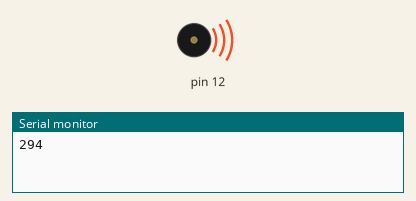
This sketch was run on a simulated Arduino Uno, built with avr-gcc and run on an emulated ATmega328P. Parts: buzzer (waves = sounding), the last lines printed to the serial monitor.

Above: at 0.1 s.
At 38.68 s:
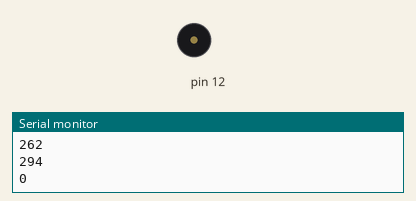
Timing chart, 0 to 40.0 s (numbered marks = the images above):
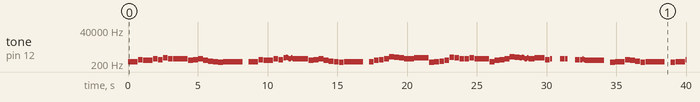

Measured:
- by itself, tone on pin 12: plays 294 Hz for 0.68 s, 392 Hz for 0.34 s, 370 Hz for 0.68 s, 440 Hz for 0.34 s, 392 Hz for 0.34 s, 523 Hz for 0.34 s … (89 notes in this stretch)

The sketch:

music_test.ino
```cpp
/*Arduino speaker song tutorial
  This program will play the theme song of the Malayalam movie
  'Ennu Ninte Moideen'. The song is 'Mukkathe Penne'.
  The song is played on the speaker connected to pin 3 and GND.

  Created 26 Oct 2015
  by Akshay James
  Video at https://www.youtube.com/watch?v=LgtcUxe8fmA
*/

#include"pitches.h"

// notes in the song 'Mukkathe Penne'
int melody[] = {
  NOTE_D4, NOTE_G4, NOTE_FS4, NOTE_A4,
  NOTE_G4, NOTE_C5, NOTE_AS4, NOTE_A4,
  NOTE_FS4, NOTE_G4, NOTE_A4, NOTE_FS4, NOTE_DS4, NOTE_D4,
  NOTE_C4, NOTE_D4, 0,

  NOTE_D4, NOTE_G4, NOTE_FS4, NOTE_A4,
  NOTE_G4, NOTE_C5, NOTE_D5, NOTE_C5, NOTE_AS4, NOTE_C5, NOTE_AS4, NOTE_A4,      //29               //8
  NOTE_FS4, NOTE_G4, NOTE_A4, NOTE_FS4, NOTE_DS4, NOTE_D4,
  NOTE_C4, NOTE_D4, 0,

  NOTE_D4, NOTE_FS4, NOTE_G4, NOTE_A4, NOTE_DS5, NOTE_D5,
  NOTE_C5, NOTE_AS4, NOTE_A4, NOTE_C5,
  NOTE_C4, NOTE_D4, NOTE_DS4, NOTE_FS4, NOTE_D5, NOTE_C5,
  NOTE_AS4, NOTE_A4, NOTE_C5, NOTE_AS4,             //58

  NOTE_D4, NOTE_FS4, NOTE_G4, NOTE_A4, NOTE_DS5, NOTE_D5,
  NOTE_C5, NOTE_D5, NOTE_C5, NOTE_AS4, NOTE_C5, NOTE_AS4, NOTE_A4, NOTE_C5, NOTE_G4,
  NOTE_A4, 0, NOTE_AS4, NOTE_A4, 0, NOTE_G4,
  NOTE_G4, NOTE_A4, NOTE_G4, NOTE_FS4, 0,

  NOTE_C4, NOTE_D4, NOTE_G4, NOTE_FS4, NOTE_DS4,
  NOTE_C4, NOTE_D4, 0,
  NOTE_C4, NOTE_D4, NOTE_G4, NOTE_FS4, NOTE_DS4,
  NOTE_C4, NOTE_D4, 0

};

// note durations: 8 = quarter note, 4 = 8th note, etc.
int noteDurations[] = {       //duration of the notes
  8, 4, 8, 4,
  4, 4, 4, 12,
  4, 4, 4, 4, 4, 4,
  4, 16, 4,

  8, 4, 8, 4,
  4, 2, 1, 1, 2, 1, 1, 12,
  4, 4, 4, 4, 4, 4,
  4, 16, 4,

  4, 4, 4, 4, 4, 4,
  4, 4, 4, 12,
  4, 4, 4, 4, 4, 4,
  4, 4, 4, 12,

  4, 4, 4, 4, 4, 4,
  2, 1, 1, 2, 1, 1, 4, 8, 4,
  2, 6, 4, 2, 6, 4,
  2, 1, 1, 16, 4,

  4, 8, 4, 4, 4,
  4, 16, 4,
  4, 8, 4, 4, 4,
  4, 20,
};

int speed = 90; //higher value, slower notes
void setup() {

  Serial.begin(9600);
  for (int thisNote = 0; melody[thisNote] != -1; thisNote++) {

    int noteDuration = speed * noteDurations[thisNote];
    tone(12, melody[thisNote], noteDuration * .95);
    Serial.println(melody[thisNote]);

    delay(noteDuration);

    noTone(12);
  }
}

void loop() {
  // no need to repeat the melody.
}
```
